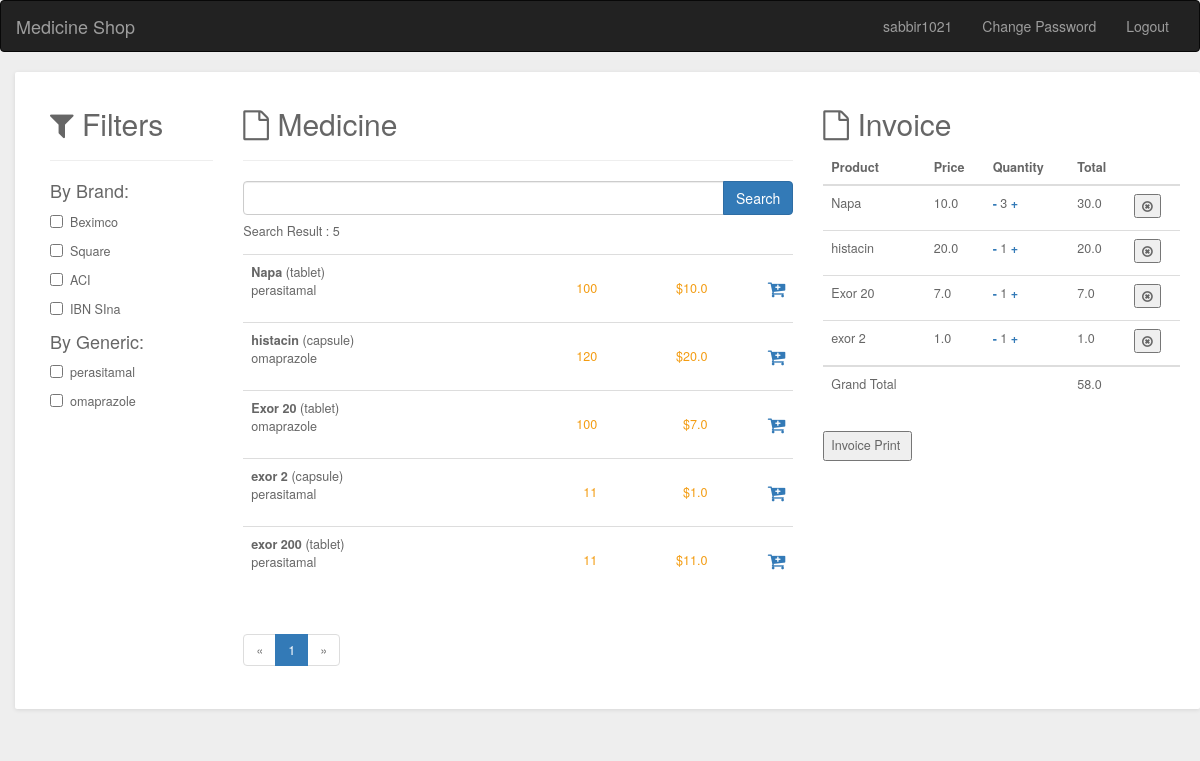
Screenshot of / (signed in) with the database file from the repository.
### accounts/models.py (models this page shows)
class User(AbstractUser):
    email = models.EmailField(unique=True)
    active = models.BooleanField(default=True)
    email_confirmed = models.BooleanField(default=False)
    class Meta:
        verbose_name = 'User'
        verbose_name_plural = '1. User'

### shop/models.py (models this page shows, shortened)
class Brand(models.Model):
    name  = models.CharField(max_length=150)

class Generic(models.Model):
    name  = models.CharField(max_length=150)
    def __str__(self):
        return self.name

class Medicine(models.Model):
    name  = models.CharField(max_length=150)
    buy_price = models.FloatField()
    sell_price = models.FloatField()
    generic = models.ForeignKey(Generic, on_delete=models.CASCADE)
    brand  = models.ForeignKey(Brand, on_delete=models.CASCADE)
    type =  models.CharField(max_length=15,choices=MEDICINE_TYPE)
    quantity = models.IntegerField()
    place = models.ForeignKey(Place, on_delete=models.CASCADE)

class OrderItem(models.Model):
    product = models.ForeignKey(Medicine, on_delete=models.CASCADE)
    order = models.ForeignKey(Order, on_delete=models.CASCADE)
    quantity = models.IntegerField(default=0, null=True, blank=True)
    class Meta:
            verbose_name = 'OrderItems'
            verbose_name_plural = '2. OrderItems'
    @property
    def get_total(self):
        return self.product.sell_price  * self.quantity

class Order(models.Model):
    user = models.ForeignKey(User, on_delete=models.CASCADE)
    complete_order = models.BooleanField()
    created_at = models.DateTimeField(auto_now_add=True)
    updated_at = models.DateTimeField(auto_now=True)
    class Meta:
            verbose_name = 'Orders'
            verbose_name_plural = '1. Orders'
    @property
    def get_cart_total(self):
        items = self.orderitem_set.all()
        return sum(i.get_total for i in items)

### shop/views.py (the view)
# urls.py: path('', views.HomeView.as_view(), name="home"),
@method_decorator(login_required, name='dispatch')
class HomeView(View):
    def get(self, request):
        brands = Brand.objects.all()
        generics = Generic.objects.all()
        medicines = Medicine.objects.all()
        if request.GET.get('search'):
            search = request.GET.get('search')
            print(search)
            medicines = Medicine.objects.filter(name__contains=search)
        medicines_count = medicines.count()
        paginator = Paginator(medicines, 10) # Show 25 contacts per page.
        page_number = request.GET.get('page')
        page_obj = paginator.get_page(page_number)
        order = get_object_or_404(Order, user=request.user,complete_order=False)
        items = order.orderitem_set.all()
        context = {
            'brands':brands,
            'generics':generics,
            'medicines':page_obj,
            'medicines_count':medicines_count,
            'order':order,
            'items':items
        }
        return render(request, "shop/home.html", context)

### templates/shop/home.html (shortened to what this page needs)
{% extends 'base.html' %}
{% load static %}
    {% block content %}
        <div class="row">
          <div class="col-md-12">
            <div class="grid search">
              <div class="grid-body">
                <div class="row">
                  <div class="col-md-2">
                    <h2 class="grid-title"><i class="fa fa-filter"></i> Filters</h2>
                    <hr>
                    <h4>By Brand:</h4>
                    {% for brand in brands %}
                    <div class="checkbox" id="brandfilterForm" data-brand-filter-url="{% url 'shop:ajax_load_search_and_filter' %}">
                      <label><input name="brand[]" type="checkbox" class="icheck" value="{{brand.name}}"> {{brand.name}}</label>
                    </div>
                    {% endfor %}
                    <h4>By Generic:</h4>
                    {% for generic in generics %}
                    <div class="checkbox">
                      <label><input name="generic[]" type="checkbox" class="icheck" value="{{generic.name}}"> {{generic.name}}</label>
                    </div>
                    {% endfor %}
                  </div>
                  <div class="col-md-6">
                    <h2><i class="fa fa-file-o"></i> Medicine</h2>
                    <hr>
                    <div class="input-group" id="searchForm" data-search-url="{% url 'shop:ajax_load_search_and_filter' %}">
                        <input id="search" type="text" name="search" class="form-control">
                        <span class="input-group-btn">
                          <input class="btn btn-primary" type="submit" value="Search">
                        </span>
                    </div>
                  <div id="search_result">
                    <p>Search Result : {{medicines_count}}</p>
                    <div class="table-responsive">
                      <table class="table table-hover">
                        <tbody>
                        {% for medicine in medicines %}
                        <tr>
                          <td class="product"><strong>{{medicine.name}}</strong> ({{medicine.type}})<br>{{medicine.generic}}</td>
                          <td class="rate text-right">{{medicine.quantity}}</td>
                          <td class="rate text-right">${{medicine.sell_price}}</td>
                          <td class="price text-right">
                            <a style="font-weight: bold;" href="" class="update-cart ml-4" data-user = {{user.id}} data-product = {{medicine.id}} data-action = "add"><i class="fa fa-cart-plus" aria-hidden="true"></i></a></td>
                          </tr>
                        {% endfor %}
                      </tbody></table>
                    </div>
                    {% include 'pagination.html' %}
                  </div>
                </div>
                  <div class="col-md-4">
                    <h2><i class="fa fa-file-o"></i> Invoice </h2>
                    <table class="table table-cart table-mobile">
                      <thead>
                        <tr>
                          <th>Product</th>
                          <th>Price</th>
                          <th>Quantity</th>
                          <th>Total</th>
                          <th></th>
                        </tr>
                      </thead>
                      <tbody>
                        {% for item in items %}
                        <tr>
                          <td class="product-col">
                            <div class="product">
                                <p>{{item.product.name}}</p>
                            </div>
                          </td>
                          <td class="price-col">{{item.product.sell_price}}</td>
                          <td class="quantity-col">
                              <div class="cart-product-quantity">
                              <a style="font-weight: bold;" href="" class="update-cart mr-4" data-user = {{user.id}} data-product = {{item.product.id}} data-action = "sub">-</a>
                              {{item.quantity}}
                              <a style="font-weight: bold;" href="" class="update-cart ml-4" data-user = {{user.id}} data-product = {{item.product.id}} data-action = "add">+</a>
                              </div>
                          </td>
                          <td class="total-col">{{item.get_total}}</td>
                          <td class="remove-col"><button class="btn-remove update-cart" data-user = {{user.id}} data-product = {{item.product.id}} data-action = "del"><i class="fa fa-times-circle-o"></i></button></td>
                        </tr>
                        {% endfor %}
                      </tbody>
                      <tbody>
                        <tr>
                          <td class="product-col">
                            <div class="product">
                                <p>Grand Total</p>
                            </div>
                          </td>
                          <td class="total-col"></td>
                          <td class="total-col"></td>
                          <td class="total-col">{{order.get_cart_total}}</td>
                        </tr>
                      </tbody>
                    </table>
                    <input type="button" id="bt" onclick="printDiv('printableArea')" value="Invoice Print " />
                  </div>
                </div>
                </div>
              </div>
            </div>
          </div>
    {% endblock content %}

### templates/base.html (shortened to what this page needs)
<!doctype html>
<html lang="en">
{% load static %}
<head>
    <!DOCTYPE html>
    <head>
        <link href="https://netdna.bootstrapcdn.com/bootstrap/3.3.6/css/bootstrap.min.css" rel="stylesheet">
      <link href="https://maxcdn.bootstrapcdn.com/font-awesome/4.7.0/css/font-awesome.min.css" rel="stylesheet" />
    </head>
</head>
<body>
    <nav class="navbar navbar-inverse">
        <div class="container-fluid">
          <div class="navbar-header">
            <a class="navbar-brand" href="{% url 'shop:home' %}">Medicine Shop</a>
          </div>
          <div class="collapse navbar-collapse" id="bs-example-navbar-collapse-1">
            <ul class="nav navbar-nav navbar-right">
              {% if request.user.is_authenticated %}
                <li class="nav-item">
                    <a class="nav-link" >{{user}}</a>
                </li>
                <li class="nav-item">
                    <a class="nav-link" href="{% url 'accounts:change_password' %}">Change Password</a>
                </li>
                <li class="nav-item">
                    <a class="nav-link" href="{% url 'accounts:logout' %}">Logout</a>
                </li>
              {% endif %}
            </ul>
          </div>
        </div>
      </nav>
    {% block content %}
    {% endblock content %}
  </body>
</html>

### templates/shop/home.html (style rules this page uses)
body { background:#eee; }
.btn { margin-bottom: 5px; }
.grid { position: relative; width: 100%; background: #fff; color: #666666; border-radius: 2px; margin-bottom: 25px; box-shadow: 0px 1px 4px rgba(0, 0, 0, 0.1); }
.grid .grid-body { padding: 15px 20px 15px 20px; font-size: 0.9em; line-height: 1.9em; }
.search table tr td.rate { color: #f39c12; line-height: 50px; }
.search table tr td.price { font-size: 1.5em; line-height: 50px; }
.row { margin-right: -15px; margin-left: 0px; }

### rows the page displays
User: username "sabbir1021"
Brand: name "Beximco"
Brand: name "Square"
Brand: name "ACI"
Brand: name "IBN SIna"
Generic: name "perasitamal"
Generic: name "omaprazole"
Medicine: name "Napa", type "tablet", generic "perasitamal", quantity "100", sell_price "10.0"
Medicine: name "histacin", type "capsule", generic "omaprazole", quantity "120", sell_price "20.0"
Medicine: name "Exor 20", type "tablet", generic "omaprazole", quantity "100", sell_price "7.0"
Medicine: name "exor 2", type "capsule", generic "perasitamal", quantity "11", sell_price "1.0"
Medicine: name "exor 200", type "tablet", generic "perasitamal", quantity "11", sell_price "11.0"
OrderItem: product.name "Napa", product.sell_price "10.0", quantity "3", get_total "30.0"
OrderItem: product.name "histacin", product.sell_price "20.0", quantity "1", get_total "20.0"
OrderItem: product.name "Exor 20", product.sell_price "7.0", quantity "1", get_total "7.0"
OrderItem: product.name "exor 2", product.sell_price "1.0", quantity "1", get_total "1.0"
Order: get_cart_total "58.0"

### other values shown
{{ medicines_count }} "5"
{{ medicines.number }} "1"
